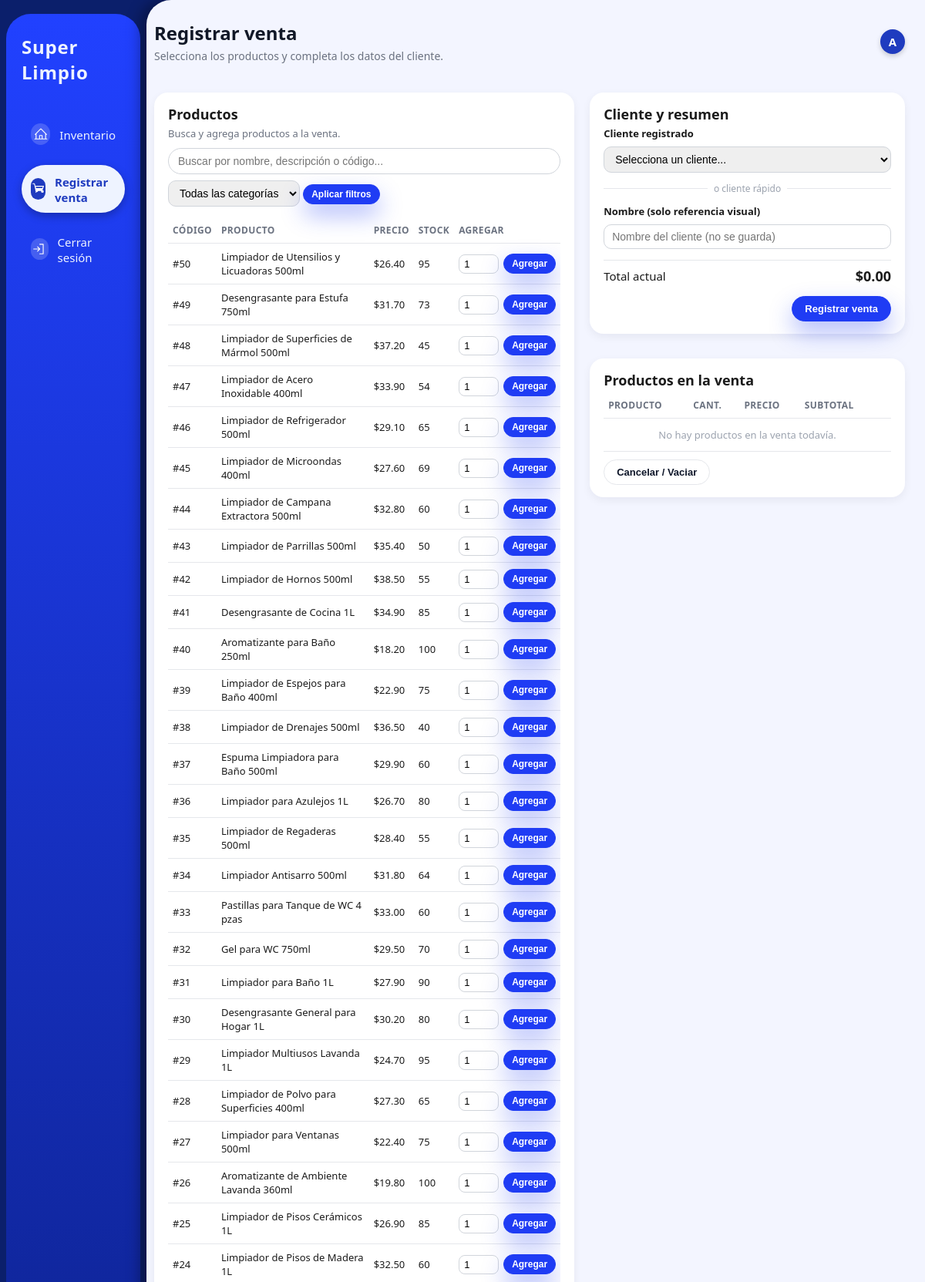
/dashboard/empleado/venta_nueva.php (signed in, upper part), run on the app's committed database.
### tables this page shows
CREATE TABLE `empleado` (
  `idEmpleado` int(11) NOT NULL,
  `Nombre` varchar(100) NOT NULL,
  `Apellido` varchar(100) NOT NULL,
  `Puesto` varchar(100) DEFAULT NULL,
  `Telefono` varchar(20) DEFAULT NULL,
  `Salario` decimal(10,2) DEFAULT NULL,
  `Correo` varchar(100) DEFAULT NULL
);

CREATE TABLE `producto` (
  `idProducto` int(11) NOT NULL,
  `Nombre` varchar(150) NOT NULL,
  `Descripcion` text DEFAULT NULL,
  `Precio` decimal(10,2) NOT NULL,
  `Stock` int(11) NOT NULL DEFAULT 0,
  `idCategoria` int(11) NOT NULL
);

### includes/functions.php (called while the page is built, shortened)
<?php
function obtenerProductos($conn) {
    $sql = "SELECT p.idProducto, p.Nombre, p.Descripcion, p.Precio, p.Stock,
                   c.Nombre AS Categoria, p.idCategoria
            FROM producto p
            INNER JOIN categoria c ON c.idCategoria = p.idCategoria
            ORDER BY p.idProducto DESC";
    $res = $conn->query($sql);
    return $res ? $res->fetch_all(MYSQLI_ASSOC) : [];
}
function obtenerNombreUsuario($conn, $idUsuario) {
    $sql = "SELECT tipo, idRelacionado FROM usuario WHERE idUsuario = ?";
    $stmt = $conn->prepare($sql);
    $stmt->bind_param("i", $idUsuario);
    $stmt->execute();
    $info = $stmt->get_result()->fetch_assoc();
    $tipo = $info['tipo'];
    $idRel = $info['idRelacionado'];
    if ($tipo === 'Cliente') {
        $sql2 = "SELECT Nombre FROM cliente WHERE idCliente = ?";
    } else {
        $sql2 = "SELECT Nombre FROM empleado WHERE idEmpleado = ?";
    }
    $stmt2 = $conn->prepare($sql2);
    $stmt2->bind_param("i", $idRel);
    $stmt2->execute();
    $res = $stmt2->get_result()->fetch_assoc();
    return $res['Nombre'] ?? "";
}
?>

### dashboard/empleado/venta_nueva.php (the view, shortened to what this page needs)
<?php
require_once '../../includes/connection.php';
require_once '../../includes/functions.php';
$idUsuario = (int)$_SESSION['idUsuario'];
$nombre  = obtenerNombreUsuario($conn, $idUsuario);
$inicial = strtoupper(substr($nombre, 0, 1));
$q  = trim($_GET['q'] ?? '');
$productos = obtenerProductos($conn);
$carritoDetalle = [];
$totalCarrito = 0;
?>
<!DOCTYPE html>
<html lang="es">
<head>
  <link rel="stylesheet" href="../../assets/css/style.css">
  <link rel="stylesheet" href="../../assets/css/admin.css">
  <link rel="stylesheet" href="../../assets/css/dashboard-modern.css">
  <link rel="stylesheet" href="../../assets/css/avatar.css">
  <link rel="stylesheet" href="../../assets/css/venta.css">
</head>
<body>
  <aside class="sidebar">
    <div class="sidebar-card">
      <div class="logo">
        <span>Super</span>
        <span>Limpio</span>
      </div>
      <nav class="side-menu">
        <a href="index.php" class="side-item">
          <div class="side-item-icon">
          </div>
          <span class="side-item-label">Inventario</span>
        </a>
        <a href="venta_nueva.php" class="side-item side-item--active">
          <div class="side-item-icon">
          </div>
          <span class="side-item-label">Registrar venta</span>
        </a>
        <a href="../../modules/logout.php" class="side-item">
          <div class="side-item-icon">
          </div>
          <span class="side-item-label">Cerrar sesión</span>
        </a>
      </nav>
    </div>
  </aside>
  <main class="content">
    <div class="header-row">
      <div>
        <h1>Registrar venta</h1>
        <p>Selecciona los productos y completa los datos del cliente.</p>
      </div>
      <div class="avatar-circle"><?php echo $inicial; ?></div>
    </div>
    <div class="venta-layout">
      <section class="venta-col venta-col-left" id="productos">
        <div class="venta-panel">
          <div class="venta-panel-header">
            <h2>Productos</h2>
            <p>Busca y agrega productos a la venta.</p>
          </div>
          <form method="get" class="venta-search-row">
            <input
              type="text"
              class="venta-search-input"
              name="q"
              placeholder="Buscar por nombre, descripción o código..."
              value="<?= htmlspecialchars($q) ?>"
            >
            <select name="categoria" class="venta-select" style="margin-top:8px;">
              <option value="">Todas las categorías</option>
            </select>
            <button class="btn btn-primary btn-sm" type="submit" style="margin-top:8px;">
              Aplicar filtros
            </button>
          </form>
          <div class="table-wrap">
            <table class="venta-table">
              <thead>
              <tr>
                <th>Código</th>
                <th>Producto</th>
                <th>Precio</th>
                <th>Stock</th>
                <th style="width:120px;">Agregar</th>
              </tr>
              </thead>
              <tbody>
              <?php foreach ($productos as $p): ?>
                <tr>
                  <td>#<?= $p['idProducto'] ?></td>
                  <td><?= htmlspecialchars($p['Nombre']) ?></td>
                  <td>$<?= number_format($p['Precio'], 2) ?></td>
                  <td><?= (int)$p['Stock'] ?></td>
                  <td>
                    <?php if ((int)$p['Stock'] > 0): ?>
                      <form method="post" class="venta-add-control" action="venta_nueva.php#productos">
                        <input type="number" min="1" max="<?= (int)$p['Stock'] ?>"
                               name="cantidad" value="1" class="venta-qty-input">
                        <button class="btn btn-primary btn-sm" type="submit">
                          Agregar
                        </button>
                      </form>
                    <?php else: ?>
                      <span style="font-size: 12px; color:#b91c1c;">Sin stock</span>
                    <?php endif; ?>
                  </td>
                </tr>
              <?php endforeach; ?>
              </tbody>
            </table>
          </div>
        </div>
      </section>
      <section class="venta-col venta-col-right" id="venta">
        <div class="venta-panel">
          <div class="venta-panel-header">
            <h2>Cliente y resumen</h2>
          </div>
          <form method="post" action="venta_nueva.php#venta">
            <div class="venta-cliente-box">
              <label class="venta-label">Cliente registrado</label>
              <select class="venta-select" name="idCliente">
                <option value="">Selecciona un cliente...</option>
              </select>
              <div class="venta-divider">
                <span>o cliente rápido</span>
              </div>
              <label class="venta-label">Nombre (solo referencia visual)</label>
              <input type="text" class="venta-input" name="cliente_rapido"
                     placeholder="Nombre del cliente (no se guarda)">
            </div>
            <div class="venta-total-row" style="margin-top: 14px;">
              <span>Total actual</span>
              <strong>$<?= number_format($totalCarrito, 2) ?></strong>
            </div>
            <div class="venta-actions" style="justify-content: flex-end;">
              <button class="btn btn-primary" type="submit" <?= empty($carritoDetalle) ? 'disabled' : '' ?>>
                Registrar venta
              </button>
            </div>
          </form>
        </div>
        <div class="venta-panel" style="margin-top: 14px;">
          <div class="venta-panel-header">
            <h2>Productos en la venta</h2>
          </div>
          <div class="table-wrap">
            <table class="venta-table">
              <thead>
              <tr>
                <th>Producto</th>
                <th>Cant.</th>
                <th>Precio</th>
                <th>Subtotal</th>
                <th></th>
              </tr>
              </thead>
              <tbody>
              <?php if (!empty($carritoDetalle)): ?>
                <?php foreach ($carritoDetalle as $item): ?>
                  <tr>
                    <td><?= htmlspecialchars($item['nombre']) ?></td>
                    <td><?= (int)$item['cantidad'] ?></td>
                    <td>$<?= number_format($item['precioUnit'], 2) ?></td>
                    <td>$<?= number_format($item['subtotal'], 2) ?></td>
                    <td>
                      <form method="post" action="venta_nueva.php#venta">
                        <input type="hidden" name="accion" value="eliminar">
                        <input type="hidden" name="idProducto" value="<?= $item['idProducto'] ?>">
                        <button type="submit" class="btn btn-link btn-link--danger" style="font-size: 12px;">
                          Quitar
                        </button>
                      </form>
                    </td>
                  </tr>
                <?php endforeach; ?>
              <?php else: ?>
                <tr>
                  <td colspan="5" style="text-align:center; padding:12px; color:#9ca3af;">
                    No hay productos en la venta todavía.
                  </td>
                </tr>
              <?php endif; ?>
              </tbody>
            </table>
          </div>
          <div class="venta-actions" style="justify-content: flex-start; margin-top:10px;">
            <form method="post" action="venta_nueva.php#venta">
              <button class="btn btn-ghost" type="submit" <?= empty($carritoDetalle) ? 'disabled' : '' ?>>
                Cancelar / Vaciar
              </button>
            </form>
          </div>
        </div>
      </section>
    </div>
  </main>
</body>
</html>

### assets/css/style.css (style rules this page uses)
:root { --bg:#f6f7fb; --panel:#ffffff; --primary:#1f3b68; --primary-600:#142949; --accent:#e6f0ff; --text:#1b1b1b; --muted:#6b7280; --success:#16a34a; --error:#dc2626; --ring:#c7d2fe; --shadow: 0 10px 25px rgba(0,0,0,.08); --radius: 18px; }
* { box-sizing:border-box }
html,body { height:100% }
body { margin:0; font-family: system-ui, -apple-system, Segoe UI, Roboto, Ubuntu, "Helvetica Neue", Arial, "Noto Sans", "Apple Color Emoji","Segoe UI Emoji", "Segoe UI Symbol"; color:var(--text); background:linear-gradient(120deg,#eef2ff 0%, #f8fafc 100%); }
.btn { appearance:none; border:none; cursor:pointer; padding: 12px 16px; border-radius: 14px; font-weight: 600; font-size: 15px; transition: transform .04s ease, box-shadow .15s ease, background .2s; }
.btn-primary { background: var(--primary); color:#fff; box-shadow: 0 8px 18px rgba(31,59,104,.22); }

### assets/css/admin.css (style rules this page uses)
:root { --admin-bg: #f3f4fb; --admin-blue: #1f3cf4; --admin-blue-soft: #e5edff; --admin-blue-dark: #111827; --admin-text: #0f172a; --admin-muted: #6b7280; --admin-border: #e5e7eb; --admin-pill: #f9fafb; --admin-danger: #b91c1c; }
.btn { border-radius: 999px; border: 1px solid var(--admin-border); background: #fff; padding: 8px 16px; font-size: 13px; font-weight: 600; cursor: pointer; display: inline-flex; align-items: center; gap: 6px; text-decoration: none; color: var(--admin-text); transition: background 0.15s ease, box-shadow 0.15s ease, transform 0.08s ease; }
.btn-primary { background: var(--admin-blue); color: #fff; border-color: var(--admin-blue); box-shadow: 0 14px 30px rgba(31, 60, 244, 0.35); }
.btn-ghost { background: transparent; }
.table-wrap { overflow-x: auto; }

### assets/css/dashboard-modern.css (style rules this page uses)
:root { --sidebar-bg: #f8faff; --sidebar-text: #1f2330; --sidebar-text-active: #1a3f92; --sidebar-hover-bg: #e8eeff; --primary: #4f6df5; --primary-dark: #3d55ca; --header-bg: #f3f6ff; --search-bg: #ffffff; --radius: 18px; --transition: .15s ease; }

### assets/css/avatar.css (style rules this page uses)
.avatar-circle { width: 40px; height: 40px; border-radius: 50%; background: #4f6df5; color: #fff; display: flex; align-items: center; justify-content: center; font-weight: 700; font-size: 17px; text-transform: uppercase; cursor: pointer; box-shadow: 0 3px 6px rgba(0,0,0,0.18); user-select: none; transition: 0.15s ease; }

### assets/css/venta.css (style rules this page uses)
.venta-layout { display: grid; grid-template-columns: 2fr 1.5fr; gap: 20px; margin-top: 18px; }
.venta-col { display: flex; flex-direction: column; gap: 18px; }
.venta-panel { background: #ffffff; border-radius: 18px; padding: 16px 18px; box-shadow: 0 4px 12px rgba(15,23,42,0.06); }
.venta-panel-header h2 { font-size: 18px; margin-bottom: 4px; }
.venta-panel-header p { font-size: 13px; color: #6b7280; }
.venta-search-row { margin: 10px 0 14px; }
.venta-search-input { width: 100%; border-radius: 999px; border: 1px solid #d1d5db; padding: 8px 12px; font-size: 14px; outline: none; }
.venta-table { width: 100%; border-collapse: collapse; font-size: 13px; }
.venta-table th, .venta-table td { padding: 8px 6px; border-bottom: 1px solid #e5e7eb; text-align: left; }
.venta-table th { font-size: 12px; text-transform: uppercase; letter-spacing: .03em; color: #6b7280; }
.venta-add-control { display: flex; align-items: center; gap: 6px; }
.venta-qty-input { width: 52px; border-radius: 8px; border: 1px solid #d1d5db; padding: 4px 6px; font-size: 13px; }
.venta-cliente-box { display: flex; flex-direction: column; gap: 8px; }
.venta-label { font-size: 13px; font-weight: 600; }
.venta-select, .venta-input { border-radius: 10px; border: 1px solid #d1d5db; padding: 7px 10px; font-size: 14px; outline: none; }
.venta-divider { display: flex; align-items: center; gap: 8px; margin: 4px 0; font-size: 12px; color: #9ca3af; }
.venta-divider::before, .venta-divider::after { content: ""; flex: 1; height: 1px; background: #e5e7eb; }
.venta-total-row { margin-top: 10px; padding-top: 8px; border-top: 1px solid #e5e7eb; display: flex; justify-content: space-between; align-items: center; font-size: 15px; }
.venta-total-row strong { font-size: 18px; }
.venta-actions { margin-top: 14px; display: flex; justify-content: flex-end; gap: 10px; }
.btn-sm { padding: 5px 10px; font-size: 12px; }

### data on the page
empleado: Nombre "A"
producto: idProducto "50", Nombre "Limpiador de Utensilios y Licuadoras 500ml", Precio "26.40", Stock "95"
producto: idProducto "49", Nombre "Desengrasante para Estufa 750ml", Precio "31.70", Stock "73"
producto: idProducto "48", Nombre "Limpiador de Superficies de Mármol 500ml", Precio "37.20", Stock "45"
producto: idProducto "47", Nombre "Limpiador de Acero Inoxidable 400ml", Precio "33.90", Stock "54"
producto: idProducto "46", Nombre "Limpiador de Refrigerador 500ml", Precio "29.10", Stock "65"
producto: idProducto "45", Nombre "Limpiador de Microondas 400ml", Precio "27.60", Stock "69"
producto: idProducto "44", Nombre "Limpiador de Campana Extractora 500ml", Precio "32.80", Stock "60"
producto: idProducto "43", Nombre "Limpiador de Parrillas 500ml", Precio "35.40", Stock "50"
producto: idProducto "42", Nombre "Limpiador de Hornos 500ml", Precio "38.50", Stock "55"
producto: idProducto "41", Nombre "Desengrasante de Cocina 1L", Precio "34.90", Stock "85"
producto: idProducto "40", Nombre "Aromatizante para Baño 250ml", Precio "18.20", Stock "100"
producto: idProducto "39", Nombre "Limpiador de Espejos para Baño 400ml", Precio "22.90", Stock "75"
producto: idProducto "38", Nombre "Limpiador de Drenajes 500ml", Precio "36.50", Stock "40"
producto: idProducto "37", Nombre "Espuma Limpiadora para Baño 500ml", Precio "29.90", Stock "60"
producto: idProducto "36", Nombre "Limpiador para Azulejos 1L", Precio "26.70", Stock "80"
producto: idProducto "35", Nombre "Limpiador de Regaderas 500ml", Precio "28.40", Stock "55"
producto: idProducto "34", Nombre "Limpiador Antisarro 500ml", Precio "31.80", Stock "64"
producto: idProducto "33", Nombre "Pastillas para Tanque de WC 4 pzas", Precio "33.00", Stock "60"
producto: idProducto "32", Nombre "Gel para WC 750ml", Precio "29.50", Stock "70"
producto: idProducto "31", Nombre "Limpiador para Baño 1L", Precio "27.90", Stock "90"
producto: idProducto "30", Nombre "Desengrasante General para Hogar 1L", Precio "30.20", Stock "80"
producto: idProducto "29", Nombre "Limpiador Multiusos Lavanda 1L", Precio "24.70", Stock "95"
producto: idProducto "28", Nombre "Limpiador de Polvo para Superficies 400ml", Precio "27.30", Stock "65"
producto: idProducto "27", Nombre "Limpiador para Ventanas 500ml", Precio "22.40", Stock "75"
producto: idProducto "26", Nombre "Aromatizante de Ambiente Lavanda 360ml", Precio "19.80", Stock "100"
producto: idProducto "25", Nombre "Limpiador de Pisos Cerámicos 1L", Precio "26.90", Stock "85"
producto: idProducto "24", Nombre "Limpiador de Pisos de Madera 1L", Precio "32.50", Stock "60"

### other printed values
$totalCarrito "0.00"
